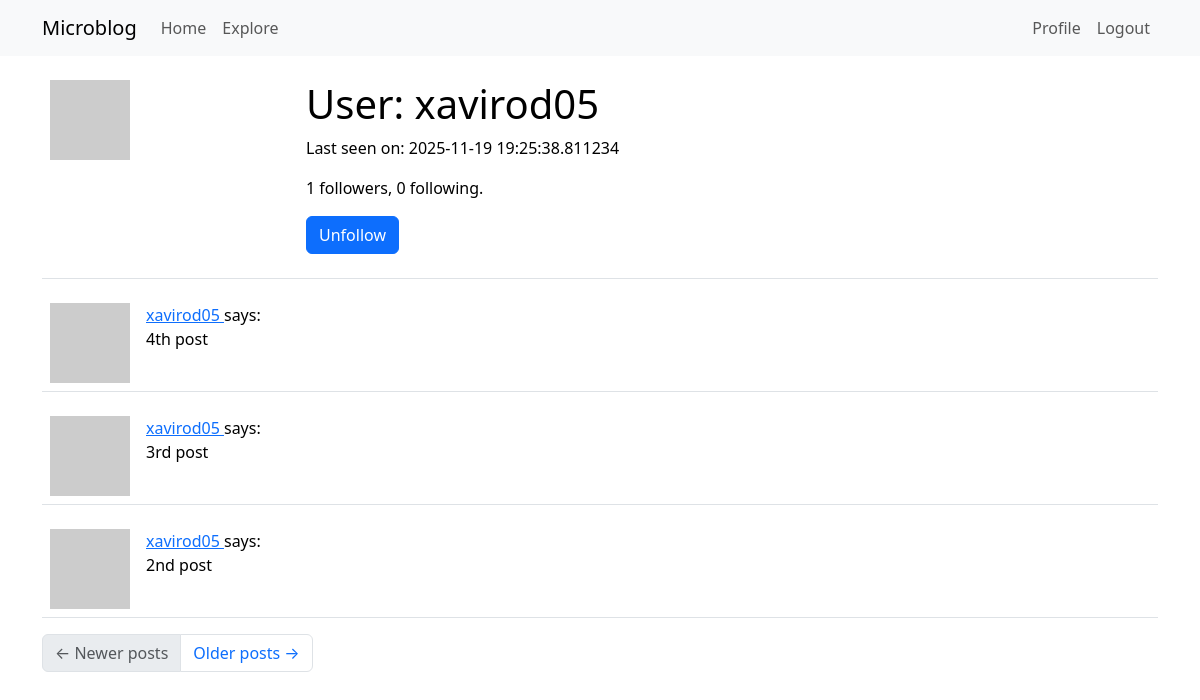
Page /user/xavirod05 (signed in) on the committed database.
### app/models.py (models this page shows, shortened)
class User(UserMixin, db.Model):
    id: so.Mapped[int] = so.mapped_column(primary_key=True)
    username: so.Mapped[str] = so.mapped_column(sa.String(64), index=True, unique=True)
    email: so.Mapped[str] = so.mapped_column(sa.String(120), index=True, unique=True)
    password_hash: so.Mapped[Optional[str]] = so.mapped_column(sa.String(256))
    posts: so.WriteOnlyMapped["Post"] = so.relationship(back_populates="author")
    about_me: so.Mapped[Optional[str]] = so.mapped_column(sa.String(140))
    last_seen: so.Mapped[Optional[datetime]] = so.mapped_column(
        default=lambda: datetime.now(timezone.utc)
    )
    following: so.WriteOnlyMapped["User"] = so.relationship(
        secondary=followers,
        primaryjoin=(followers.c.follower_id == id),
        secondaryjoin=(followers.c.followed_id == id),
        back_populates="followers",
    )
    followers: so.WriteOnlyMapped["User"] = so.relationship(
        secondary=followers,
        primaryjoin=(followers.c.followed_id == id),
        secondaryjoin=(followers.c.follower_id == id),
        back_populates="following",
    )
    def avatar(self, size):
        digest = md5(self.email.lower().encode("utf-8")).hexdigest()
        return f"https://www.gravatar.com/avatar/{digest}?d=identicon&s={size}"
    def is_following(self, user):
        query = self.following.select().where(User.id == user.id)
        return db.session.scalar(query) is not None
    def followers_count(self):
        query = sa.select(sa.func.count()).select_from(
            self.followers.select().subquery()
        )
        return db.session.scalar(query)
    def following_count(self):
        query = sa.select(sa.func.count()).select_from(
            self.following.select().subquery()
        )
        return db.session.scalar(query)

class Post(db.Model):
    id: so.Mapped[int] = so.mapped_column(primary_key=True)
    body: so.Mapped[str] = so.mapped_column(sa.String(140))
    timestamp: so.Mapped[datetime] = so.mapped_column(
        index=True, default=lambda: datetime.now(timezone.utc)
    )
    user_id: so.Mapped[int] = so.mapped_column(sa.ForeignKey(User.id), index=True)
    author: so.Mapped[User] = so.relationship(back_populates="posts")

### app/routes.py (the view)
@app.route('/user/<username>')
@login_required
def user(username):
    user = db.first_or_404(sa.select(User).where(User.username == username))
    page = request.args.get('page', 1, type=int)
    query = user.posts.select().order_by(Post.timestamp.desc())
    posts = db.paginate(query, page=page,
                        per_page=app.config['POSTS_PER_PAGE'],
                        error_out=False)
    next_url = url_for('user', username=user.username, page=posts.next_num) \
        if posts.has_next else None
    prev_url = url_for('user', username=user.username, page=posts.prev_num) \
        if posts.has_prev else None
    form = EmptyForm()
    return render_template('user.html', user=user, posts=posts.items,
                           next_url=next_url, prev_url=prev_url, form=form)

### app/forms.py
class EmptyForm(FlaskForm):
    submit = SubmitField('Submit')

### app/__init__.py (called while the page is built)
def get_locale():
    return "es"

### app/models.py (called while the page is built)
@login.user_loader
def load_user(id):
    return db.session.get(User, int(id))

### app/routes.py (called while the page is built)
@app.before_request
def before_request():
    if current_user.is_authenticated:
        current_user.last_seen = datetime.now(timezone.utc)
        db.session.commit()
    g.locale = str(get_locale())

### app/templates/user.html (shortened to what this page needs)
{% extends "base.html" %}
{% block content %}
    <table class="table table-hover">
        <tr>
            <td width="256px"><img src="{{ user.avatar(256) }}"></td>
            <td>
                <h1>User: {{ user.username }}</h1>
                {% if user.last_seen %}<p>Last seen on: {{ user.last_seen }}</p>{% endif %}
                <p>{{ user.followers_count() }} followers, {{ user.following_count() }} following.</p>
                {% if user == current_user %}
                <p><a href="{{ url_for('edit_profile') }}">Edit your profile</a></p>
                {% else %}
                <p>
                    <form action="{{ url_for('unfollow', username=user.username) }}" method="post">
                        {{ form.submit(value='Unfollow', class_='btn btn-primary') }}
                    </form>
                </p>
                {% endif %}
            </td>
        </tr>
    </table>
    {% for post in posts %}
        {% include '_post.html' %}
    {% endfor %}
    <nav aria-label="Post navigation">
        <ul class="pagination">
            <li class="page-item{% if not prev_url %} disabled{% endif %}">
                <a class="page-link" href="{{ prev_url }}">
                    <span aria-hidden="true">&larr;</span> Newer posts
                </a>
            </li>
            <li class="page-item{% if not next_url %} disabled{% endif %}">
                <a class="page-link" href="{{ next_url }}">
                    Older posts <span aria-hidden="true">&rarr;</span>
                </a>
            </li>
        </ul>
    </nav>
{% endblock %}

### app/templates/_post.html
    <table class="table table-hover">
        <tr>
            <td width="70px">
                <a href="{{ url_for('user', username=post.author.username) }}">
                    <img src="{{ post.author.avatar(70) }}" />
                </a>
            </td>
            <td>
                <a href="{{ url_for('user', username=post.author.username) }}">
                    {{ post.author.username }}
                </a>
                says:
                <br>
                {{ post.body }}
            </td>
        </tr>
    </table>

### rows in the picture
User: username "xavirod05", last_seen "2025-11-19 19:25:38.811234"
Post: author.username "xavirod05", body "4th post"
Post: author.username "xavirod05", body "3rd post"
Post: author.username "xavirod05", body "2nd post"

### other values in the picture
{{ user.followers_count() }} "1"
{{ user.following_count() }} "0"
